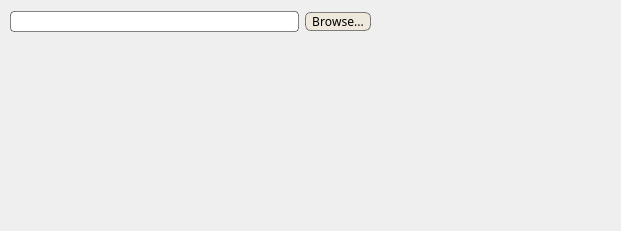
<?xml version="1.0" encoding="UTF-8"?>
<ui version="4.0">
 <class>ROAPageInstall</class>
 <widget class="QWidget" name="ROAPageInstall">
  <property name="geometry">
   <rect>
    <x>0</x>
    <y>0</y>
    <width>621</width>
    <height>231</height>
   </rect>
  </property>
  <property name="minimumSize">
   <size>
    <width>621</width>
    <height>231</height>
   </size>
  </property>
  <property name="maximumSize">
   <size>
    <width>621</width>
    <height>231</height>
   </size>
  </property>
  <property name="windowTitle">
   <string>Form</string>
  </property>
  <widget class="QWidget" name="horizontalLayoutWidget_2">
   <property name="geometry">
    <rect>
     <x>10</x>
     <y>10</y>
     <width>361</width>
     <height>24</height>
    </rect>
   </property>
   <layout class="QHBoxLayout" name="hlPath">
    <item>
     <widget class="QLineEdit" name="qlPath">
      <property name="font">
       <font>
        <family>Modern Antiqua</family>
        <stylestrategy>PreferAntialias</stylestrategy>
        <kerning>false</kerning>
       </font>
      </property>
      <property name="styleSheet">
       <string notr="true">border-width:1px;
border-style:solid;
border-radius:4px;
border-color: rgba(0, 0, 0, 120);</string>
      </property>
     </widget>
    </item>
    <item>
     <widget class="QPushButton" name="qbBrowse">
      <property name="font">
       <font>
        <family>Modern Antiqua</family>
        <stylestrategy>PreferAntialias</stylestrategy>
        <kerning>false</kerning>
       </font>
      </property>
      <property name="autoFillBackground">
       <bool>false</bool>
      </property>
      <property name="styleSheet">
       <string notr="true">border-width:1px;
border-style:solid;
border-radius:6px;
border-color: rgba(0, 0, 0, 120);
background-color: rgba(238, 159, 0, 20);</string>
      </property>
      <property name="text">
       <string>  Browse...  </string>
      </property>
      <property name="autoDefault">
       <bool>false</bool>
      </property>
      <property name="default">
       <bool>false</bool>
      </property>
      <property name="flat">
       <bool>false</bool>
      </property>
     </widget>
    </item>
   </layout>
  </widget>
  <zorder>qlPath</zorder>
  <zorder>horizontalLayoutWidget_2</zorder>
 </widget>
 <resources/>
 <connections/>
</ui>
